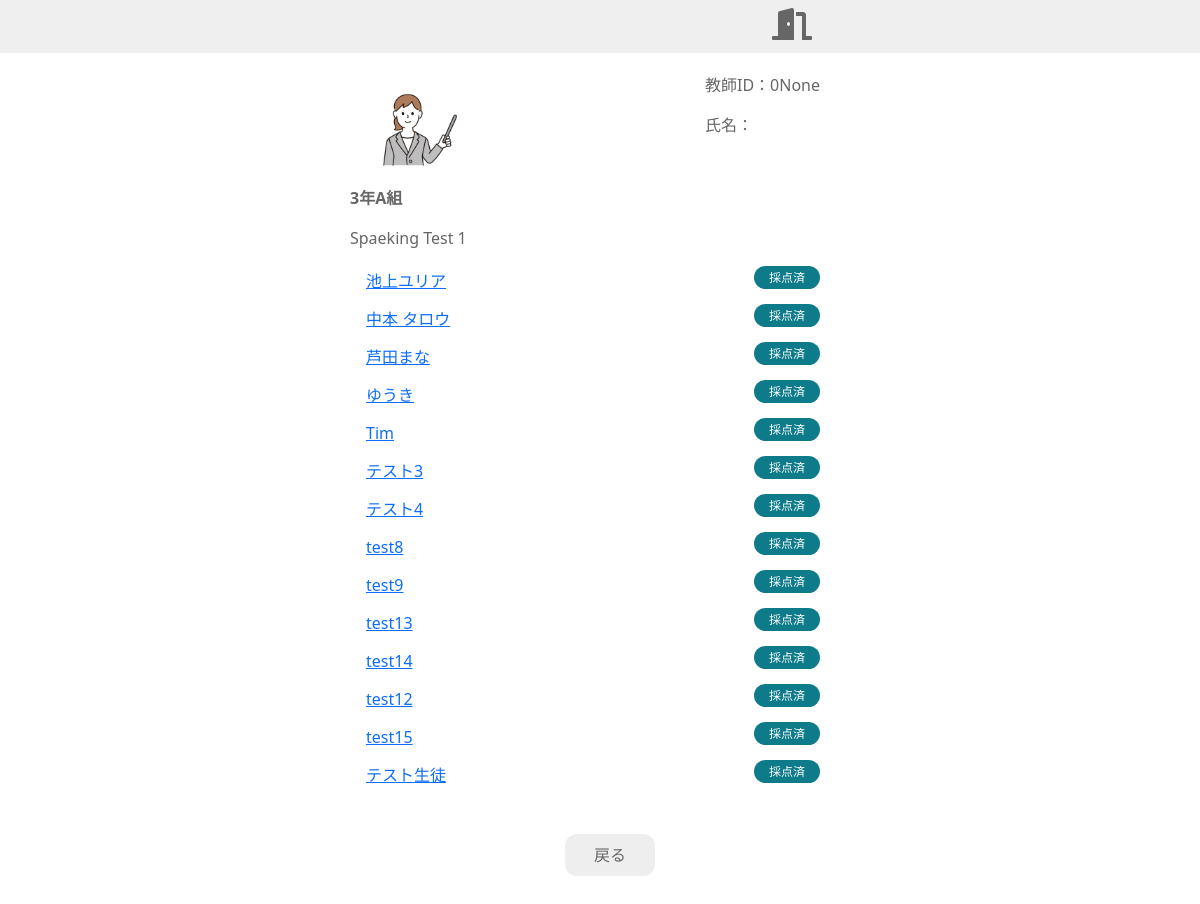
/teacher/1/1/1/eval/result, run on the app's committed database.
### student/models.py (models this page shows, shortened)
class BaseMeta(models.Model):
    create_at = models.DateTimeField(default=timezone.datetime.now)
    update_at = models.DateTimeField(default=timezone.datetime.now)
    class Meta:
        abstract = True

class ClassGroup(BaseMeta):
    className = models.CharField(max_length=50)
    teacher = models.ForeignKey(
        'Teacher', on_delete=models.SET_NULL, null=True, blank=True
    )
    def __str__(self):
        return str(self.className)
    class Meta:
        verbose_name_plural = 'クラス'
        ordering = ('className',)

class ExamGroup(BaseMeta):
    examGroupName = models.CharField(max_length=50)
    enable = models.BooleanField(default=True)
    repeatable = models.BooleanField(default=False)
    relatedExam = models.ForeignKey(
        'Exam', on_delete=models.SET_NULL, null=True, blank=True
    )
    available_class = models.ManyToManyField(ClassGroup)
    def __str__(self):
        return str(self.examGroupName)
    class Meta:
        verbose_name_plural = '試験グループ'
        ordering = ('examGroupName',)

class Student(BaseMeta):
    relatedUser = models.OneToOneField(
        'User', on_delete=models.CASCADE,
        primary_key=True,
        verbose_name='ユーザ名'
    )
    classGroup = models.ForeignKey(
        'ClassGroup', on_delete=models.SET_NULL, null=True, blank=True,
        verbose_name='所属クラス'
    )
    def __str__(self):
        return str(self.relatedUser)
    class Meta:
        verbose_name_plural = '生徒'

class User(AbstractBaseUser, PermissionsMixin, BaseMeta):
    class Meta:
        verbose_name_plural = 'ユーザ'
    username = models.CharField(max_length=50)
    email = models.EmailField(max_length=255, unique=True)
    is_staff = models.BooleanField(default=True)
    is_superuser = models.BooleanField(default=True)
    USERNAME_FIELD = 'email'
    REQUIRED_FIELDS = ['username']
    objects = UserManager()
    def __str__(self):
        return str(self.username)

### teacher/views.py (the view)
class ExamResultView(TemplateView):
    template_name = 'teacher/exam_result.html'
    def get_context_data(self, **kwargs):
        context = super().get_context_data(**kwargs)
        classGr = getClassGr(self, kwargs)
        exGr = getExGr(self, kwargs)
        context['user_id'] = getUserId(self)
        context['class'] = classGr
        context['exGr'] = exGr
        exGr = getExGr(self, kwargs)
        is_result = {}
        is_submit = {}
        is_evaluated = {}
        classmember = Student.objects.filter(classGroup=classGr)
        for s in classmember:
            for s in classmember:
                dic = {}
                submited = bool(ExamSubmit.objects.filter(
                    whichStudent=s, whichExamGr=exGr))
                evaluated = bool(ExamResult.objects.filter(
                    whosReslut=s, whichExamGr=exGr))
                dic['submit'] = submited
                dic['evaluated'] = evaluated
                is_result[s] = dic
            context['is_result'] = is_result
        return context

### teacher/views.py (called while the page is built)
def getUserId(self):
    user = self.request.user
    user_id = str(user.id).zfill(5)
    return user_id

def getClassGr(self, kwargs):
    classGr = ClassGroup.objects.filter(id=self.kwargs['class_id'])
    return classGr[0]

def getExGr(self, kwargs):
    exGr = ExamGroup.objects.filter(id=self.kwargs['exGr_id'])
    return exGr[0]

### templates/teacher/exam_result.html (shortened to what this page needs)
{% extends 'base_teacher.html' %}
{% block content %}
<p style="font-weight: bold;">{{ class }}</p>
<p>{{ exGr }}</p>
<ul class="result_list">
  {% for key, value in is_result.items %}
          {% if value.evaluated == True %}
          <li> <a href="result/{{ key.relatedUser.id }}">{{ key }}</a>
            <span class="status_tag evaluated">採点済</span>
          {% elif value.submit == True %}
            <li>{{ key }}
            <span class="status_tag no_evaluated">未採点</span>
          {% else %}
          <li>{{ key }}
          <span class="status_tag no_submited">未提出</span>
          {% endif %}
        </li>
    {% endfor %}
</ul>
<div class="d-flex justify-content-center">
<button class="btn btn-back" onclick="getBackPage()">戻る</button>
</div>
{% endblock %}

### templates/base_teacher.html (shortened to what this page needs)
<!doctype html>
<html lang="ja">
<head>
  {% load static %}
  <link href="https://cdn.jsdelivr.net/npm/bootstrap@5.0.0-beta1/dist/css/bootstrap.min.css" rel="stylesheet">
  <link href="https://use.fontawesome.com/releases/v5.6.1/css/all.css" rel="stylesheet">
  <link rel="stylesheet" href="{% static 'style.css' %}">
</head>
<body>
  <div class="container-fluid">
    <nav class="navbar navbar-expand-lg">
      <div class="container-fluid d-flex justify-content-end nav-wrapper">
        <ul class="navbar-nav" id="navbarNav">
          <li class="nav-item"><a class="nav-link" href=" {{ BASE_DIR }}/logout"> <i id="logoutBtn" class="fas fa-door-open fa-2x"></i></a></li>
        </ul>
      </div>
    </nav>
    <div class="container">
      <div class="header-wrapper d-flex justify-content-between">
        <a class="" href="/login">
          <img class="student_image" src="{% static 'images/teacher.png' %}" alt="" width="140" height="75" class="d-inline-block align-top">
        </a>
          <div class="account_wrapper">
          <p>教師ID：{{ user_id }}</p>
          <p>氏名：{{ user.username }}</p>
        </div>
      </div>
    {% block content %}{% endblock %}
    </div>
  </div>
</body>
</html>

### evalsys/static/style.css (style rules this page uses)
p { color: #666; }
li { line-height: 30px; }
ul { padding-left: 1rem; }
.container { padding: 0 0 50px 0; max-width: 500px; }
.container-fluid { padding: 0; }
.nav-wrapper { max-width: 500px; }
.nav-link { padding: 0; }
button { margin-top: 20px; margin-left: 20px; min-width: 90px; }
.btn { padding: 8px 20px; }
.btn-back { color: #666; background: #eee; border-radius: 12px; }
#logoutBtn { color: #666; }
.navbar { background: #EFEFEF; }
.account_wrapper { margin-right: 30px; }
#navbarNav { margin-right: 30px; }
.header-wrapper { padding: 20px 0; }
.student_image { margin-top: 18px; }
.status_tag { padding: 0px 15px; line-height: 23px; font-size: 12px; color: white; border-radius: 14px; margin-right: 20px; position: absolute; right: 10px; }
.evaluated { background-color: #0E7B8A; }
.result_list li { position: relative; height: 38px; list-style: none; }

### data on the page
ClassGroup: className "3年A組"
ExamGroup: examGroupName "Spaeking Test 1"
Student: relatedUser_id.username "池上ユリア"
Student: relatedUser_id.username "中本 タロウ"
Student: relatedUser_id.username "芦田まな"
Student: relatedUser_id.username "ゆうき"
Student: relatedUser_id.username "Tim"
Student: relatedUser_id.username "テスト3"
Student: relatedUser_id.username "テスト4"
Student: relatedUser_id.username "test8"
Student: relatedUser_id.username "test9"
Student: relatedUser_id.username "test13"
Student: relatedUser_id.username "test14"
Student: relatedUser_id.username "test12"
Student: relatedUser_id.username "test15"
Student: relatedUser_id.username "テスト生徒"

### other printed values
{{ user_id }} "0None"
